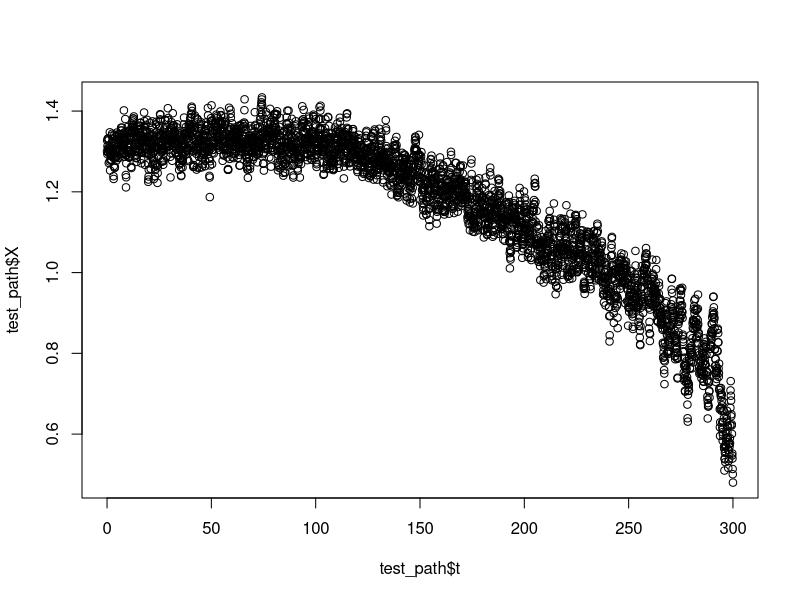

Generate this figure with R: (Note: this script raises an error after producing the figure.)
## ---- chunk 1
beta_4 <- 1
beta_2 <- 1
lambda_0 <- 1
lambda_c <- -(2/3)/sqrt(3)
t <- seq(0, 300, by = 1/12)
t_0 <- 100
tau <- 200
t_end <- t_0 + tau
h <- c(rep(0, 1200), seq(from = 0, to = 1, length.out = 2401))
lambda_t <- (1-h)*lambda_0 + h*lambda_c
x_0 <- 1.3
dt <- 1/12
nloop <- 20
sigma <- 0.5
## ---- chunk 2
make_path <- function(x_0 = 1.3, betas = c(1,1), t_0 = 100, t_end = 300, lambda_0 = 1, lambda_c = -0.4, dt = 1/12, nloop = 2, sigma = 0.1){
  #browser()
  delta_t <- dt/nloop
  n_0 <- t_0/dt*nloop
  n_r <- (t_end-t_0)/dt*nloop
  n_total <- n_0 + n_r + 1
  t <- seq(from = 0, to = t_end, length.out = n_total)
  h <- c(rep(0, n_0), seq(from = 0, to = 1, length.out = n_r))
  lambda_t <- (1-h)*lambda_0 + h*lambda_c
  beta_4 <- betas[1]
  beta_2 <- betas[2]
  drift <- function(x, lambda){
    out <- -(beta_4*x^3) + beta_2*x + lambda
    out
  }
  X <- numeric(length = n_total)
  X[1] <- x_0
  dW <- rnorm(n = n_total, mean = 0, sd = 1)
  for (i in (2:n_total)){
    X[i] <- X[i-1] + drift(X[i-1],lambda_t[i-1])*delta_t + dW[i-1]*sigma*sqrt(delta_t)
  }
  out <- data.frame(t, X)
  out <- out[1 + nloop*(0:floor(n_total/nloop)),]
  out
}
test_path <- make_path()
plot(y = test_path$X, x = test_path$t)
## ---- chunk 3
library(microbenchmark)
microbenchmark(make_path(nloop = 20), times = 10)
microbenchmark(estimate.OU(data = data_OU, delta = 1/12), times = 10)
microbenchmark(estimate.tipping(data = test_path$X[1201:2401], alpha0 = alpha0, mu0 = mu0, sigma2 = sigma2, delta = 1/12, pen = 0.004, initial.values = c(100, 1)), times = 10)
## ---- chunk 4
#Define parameters below
#
#
#
t_obs <- 200
nsim <- 1000
sim_length <- t_end/dt + 1
sim_data <- matrix(nrow = sim_length, ncol = nsim)
for (i in (1:nsim)){
  path <- make_path(nloop = 20)
  sim_data[,i] <- path$X
}
sim_data <- as.data.frame(sim_data)
sim_data$t <- seq(from = 0, to = t_end, by = dt)
## ---- chunk 5
estimates_matrix <- matrix(nrow = nsim, ncol = 4)
colnames(estimates_matrix) <- c("alpha0", "mu0", "sigma2", "tau")
n_0 <- t_0/dt
n_ramp <- (t_obs-t_0)/dt
for (i in (1:nsim)){
  data_tmp <- sim_data[,i]
  data_OU <- data_tmp[1:n_0]
  estimates_OU <- estimate.OU(data = data_OU, delta = dt)
  alpha0_tmp <- unname(coef(estimates_OU)["alpha"])
  mu0_tmp <- unname(coef(estimates_OU)["mu"])
  sigma2_tmp <- unname(coef(estimates_OU)["sigma2"])
  data_ramp <- data_tmp[(n_0 + 1):(n_0 + n_ramp)]
  estimates_ramp <- estimate.tipping(data = data_ramp, delta = dt, initial.values = c(100, 1), alpha0 = alpha0_tmp, mu0 = mu0_tmp, sigma20 = sigma2_tmp, pen = 0.004)
  tau_tmp <- estimates_ramp$par[1]
  estimates_matrix[i,] <- c(alpha0_tmp, mu0_tmp, sigma2_tmp, tau_tmp)
}
## ---- chunk 6
hist(estimates_matrix[,4], breaks = 20)
mean(estimates_matrix[,4])
## ---- chunk 7
tau <- estimates_matrix[,4]
plt.data <- data.frame(tau)
ggplot(data = plt.data, aes(x = tau)) + geom_histogram(bins = 50) + geom_vline(aes(xintercept = mean(tau)), color = "red") +geom_vline(aes(xintercept = 200), color = "blue")
